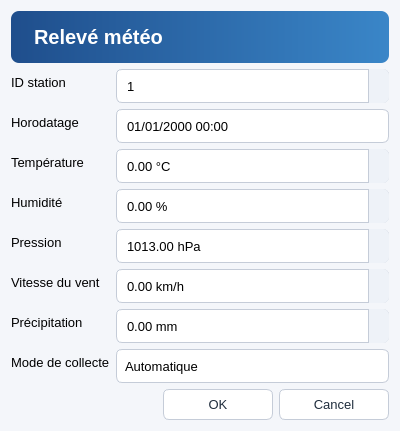
<?xml version="1.0" encoding="UTF-8"?>
<ui version="4.0">
 <class>ReleveDialog</class>
 <widget class="QDialog" name="ReleveDialog">
  <property name="windowTitle"><string>Relevé météo</string></property>
  <property name="minimumSize"><size><width>400</width><height>0</height></size></property>
  <property name="styleSheet">
   <string notr="true">/* Thème clair moderne - appliqué dans main.cpp */
* { font-family: "Segoe UI", "Noto Sans", "Helvetica Neue", sans-serif; font-size: 10pt; }

QMainWindow, QDialog { background: #f4f6fa; }

QLabel#titleLabel {
    background: qlineargradient(x1:0, y1:0, x2:1, y2:0, stop:0 #1f4e8c, stop:1 #3a86c8);
    color: white; font-size: 15pt; font-weight: 600;
    padding: 14px 18px; border-radius: 8px;
}

/* Champs de saisie */
QLineEdit, QDateEdit, QDateTimeEdit, QComboBox, QSpinBox, QDoubleSpinBox {
    background: white; border: 1px solid #c5ccd8; border-radius: 6px;
    padding: 5px 8px; min-height: 22px;
}
QLineEdit:focus, QDateEdit:focus, QDateTimeEdit:focus, QComboBox:focus,
QSpinBox:focus, QDoubleSpinBox:focus { border: 1px solid #2f6fb3; }
QComboBox::drop-down, QDateEdit::drop-down, QDateTimeEdit::drop-down { border: none; width: 22px; }

/* Boutons */
QPushButton {
    background: white; color: #1f2d3d; border: 1px solid #c5ccd8;
    border-radius: 6px; padding: 7px 14px;
}
QPushButton:hover   { background: #eaf1fb; border-color: #2f6fb3; }
QPushButton:pressed { background: #d6e5f7; }

QPushButton#searchButton, QPushButton#addButton, QPushButton[primary="true"] {
    background: #2f6fb3; color: white; border: none; font-weight: 600;
}
QPushButton#searchButton:hover, QPushButton#addButton:hover,
QPushButton[primary="true"]:hover { background: #265b94; }

QPushButton#editButton   { color: #2f6fb3; font-weight: 600; }
QPushButton#deleteButton { background: #d64545; color: white; border: none; font-weight: 600; }
QPushButton#deleteButton:hover { background: #b83636; }
QPushButton#attestButton { background: #2e9b6f; color: white; border: none; font-weight: 600; }
QPushButton#attestButton:hover { background: #247c59; }
QPushButton#anomalyButton { background: #e08a1e; color: white; border: none; font-weight: 600; }
QPushButton#anomalyButton:hover { background: #b96f14; }

/* Tableaux */
QTableView {
    background: white; alternate-background-color: #f1f5fb;
    border: 1px solid #d6dce6; border-radius: 6px; gridline-color: transparent;
    selection-background-color: #cfe2f8; selection-color: #10294a;
}
QHeaderView::section {
    background: #1f4e8c; color: white; padding: 8px; border: none; font-weight: 600;
}
QTableView QTableCornerButton::section { background: #1f4e8c; border: none; }

/* Divers */
QCheckBox { spacing: 6px; }
QDialogButtonBox QPushButton { min-width: 80px; }
QScrollBar:vertical   { background: transparent; width: 10px; }
QScrollBar::handle:vertical   { background: #b8c2d3; border-radius: 5px; min-height: 30px; }
QScrollBar:horizontal { background: transparent; height: 10px; }
QScrollBar::handle:horizontal { background: #b8c2d3; border-radius: 5px; min-width: 30px; }
QScrollBar::add-line, QScrollBar::sub-line { width: 0; height: 0; }
QPlainTextEdit { background: white; border: 1px solid #d6dce6; border-radius: 6px; padding: 6px; }

/* Flèches des listes déroulantes, dates et compteurs */
QComboBox::down-arrow, QDateEdit::down-arrow, QDateTimeEdit::down-arrow,
QAbstractSpinBox::down-arrow { image: url(:/arrow_down.png); width: 12px; height: 8px; }
QAbstractSpinBox::up-arrow   { image: url(:/arrow_up.png);   width: 12px; height: 8px; }
QAbstractSpinBox::up-button, QAbstractSpinBox::down-button {
    subcontrol-origin: border; width: 20px; background: #eef2f8;
    border-left: 1px solid #c5ccd8;
}
QAbstractSpinBox::up-button   { subcontrol-position: top right;    border-top-right-radius: 6px; }
QAbstractSpinBox::down-button { subcontrol-position: bottom right; border-bottom-right-radius: 6px; }
QDateEdit, QDateTimeEdit { min-width: 120px; }
</string>
  </property>
  <layout class="QVBoxLayout" name="dialogLayout">
   <item>
    <widget class="QLabel" name="titleLabel">
     <property name="text"><string>Relevé météo</string></property>
    </widget>
   </item>
   <item>
    <layout class="QFormLayout" name="formLayout">
     <item row="0" column="0"><widget class="QLabel" name="l1"><property name="text"><string>ID station</string></property></widget></item>
     <item row="0" column="1"><widget class="QSpinBox" name="station"><property name="minimum"><number>1</number></property><property name="maximum"><number>999999</number></property></widget></item>
     <item row="1" column="0"><widget class="QLabel" name="l2"><property name="text"><string>Horodatage</string></property></widget></item>
     <item row="1" column="1"><widget class="QDateTimeEdit" name="horo"><property name="displayFormat"><string>dd/MM/yyyy HH:mm</string></property><property name="calendarPopup"><bool>true</bool></property></widget></item>
     <item row="2" column="0"><widget class="QLabel" name="l3"><property name="text"><string>Température</string></property></widget></item>
     <item row="2" column="1"><widget class="QDoubleSpinBox" name="temp"><property name="suffix"><string> °C</string></property><property name="minimum"><double>-60</double></property><property name="maximum"><double>60</double></property></widget></item>
     <item row="3" column="0"><widget class="QLabel" name="l4"><property name="text"><string>Humidité</string></property></widget></item>
     <item row="3" column="1"><widget class="QDoubleSpinBox" name="hum"><property name="suffix"><string> %</string></property><property name="maximum"><double>100</double></property></widget></item>
     <item row="4" column="0"><widget class="QLabel" name="l5"><property name="text"><string>Pression</string></property></widget></item>
     <item row="4" column="1"><widget class="QDoubleSpinBox" name="pres"><property name="suffix"><string> hPa</string></property><property name="minimum"><double>800</double></property><property name="maximum"><double>1100</double></property><property name="value"><double>1013</double></property></widget></item>
     <item row="5" column="0"><widget class="QLabel" name="l6"><property name="text"><string>Vitesse du vent</string></property></widget></item>
     <item row="5" column="1"><widget class="QDoubleSpinBox" name="vent"><property name="suffix"><string> km/h</string></property><property name="maximum"><double>400</double></property></widget></item>
     <item row="6" column="0"><widget class="QLabel" name="l7"><property name="text"><string>Précipitation</string></property></widget></item>
     <item row="6" column="1"><widget class="QDoubleSpinBox" name="precip"><property name="suffix"><string> mm</string></property><property name="maximum"><double>1000</double></property></widget></item>
     <item row="7" column="0"><widget class="QLabel" name="l8"><property name="text"><string>Mode de collecte</string></property></widget></item>
     <item row="7" column="1"><widget class="QComboBox" name="mode"><item><property name="text"><string>Automatique</string></property></item><item><property name="text"><string>Manuel</string></property></item></widget></item>
    </layout>
   </item>
   <item>
    <widget class="QDialogButtonBox" name="buttonBox">
     <property name="standardButtons"><set>QDialogButtonBox::Cancel|QDialogButtonBox::Ok</set></property>
    </widget>
   </item>
  </layout>
 </widget>
 <resources/>
 <connections>
  <connection><sender>buttonBox</sender><signal>accepted()</signal><receiver>ReleveDialog</receiver><slot>accept()</slot></connection>
  <connection><sender>buttonBox</sender><signal>rejected()</signal><receiver>ReleveDialog</receiver><slot>reject()</slot></connection>
 </connections>
</ui>
